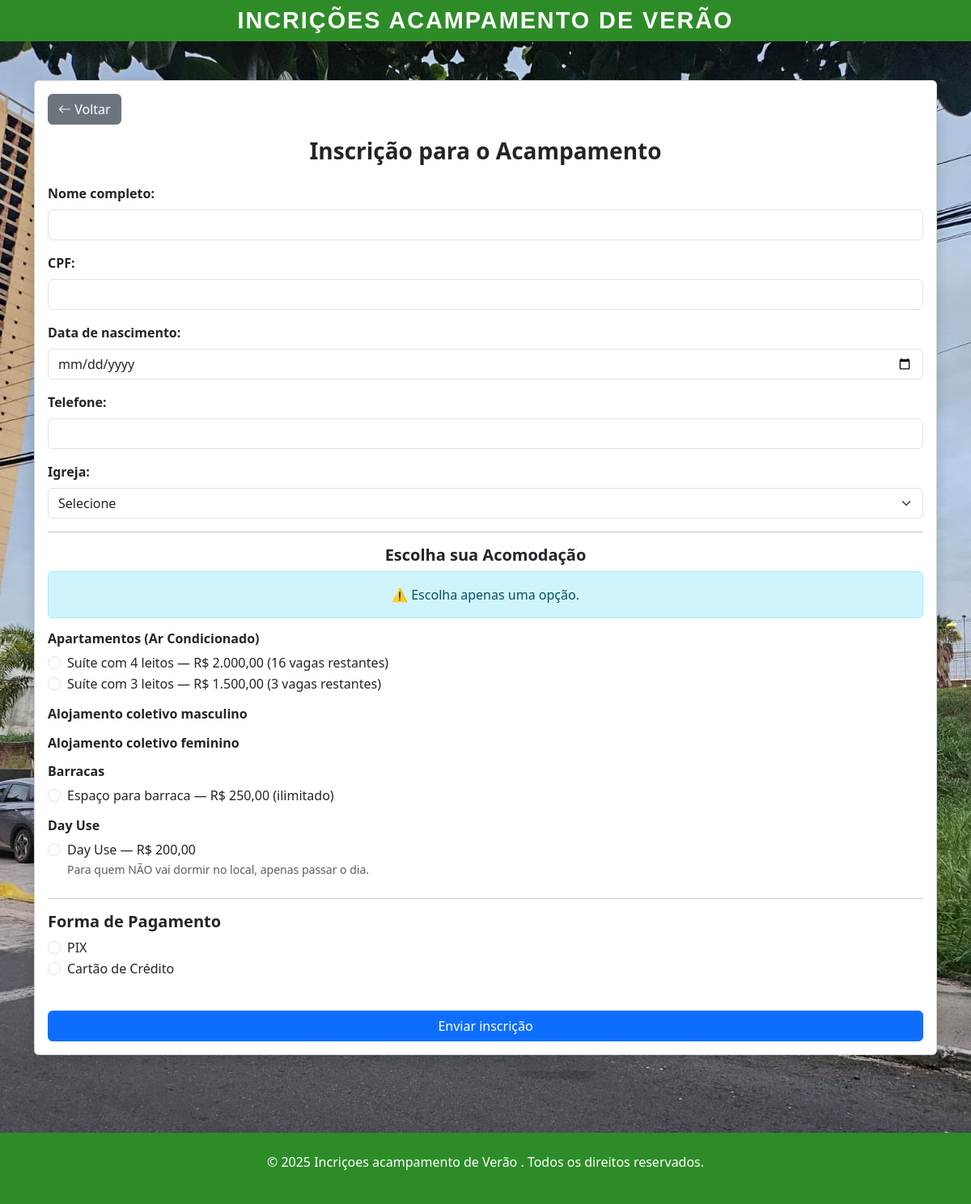
The app's page /conteudo/index.php, older data.
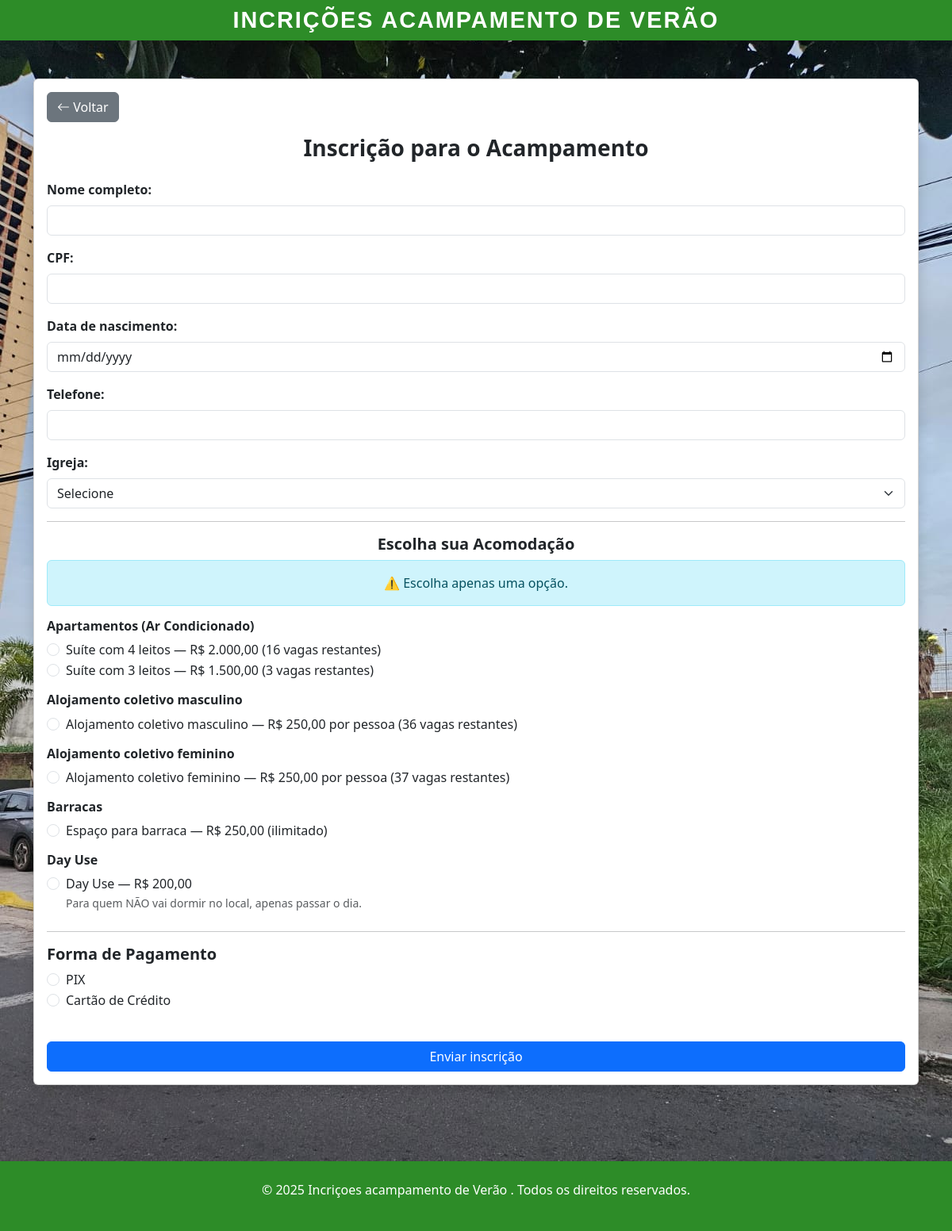
The same page, newer data.
### tables this page shows
CREATE TABLE acomodacoes (
    id INT AUTO_INCREMENT PRIMARY KEY,
    nome VARCHAR(255) NOT NULL,
    limite INT NOT NULL,
    usado INT NOT NULL DEFAULT 0
);

### conteudo/index.php (the view, shortened to what this page needs)
<?php
include '../conexao/conexao.php';
include '../cabecalho/header_acampamento.php';
$acomodacoesRaw = $conexao->query("SELECT * FROM acomodacoes")->fetchAll(PDO::FETCH_ASSOC);
$acomodacoes = [];
foreach ($acomodacoesRaw as $a) {
    $prefixo = $a['nome'];
    $stmt = $conexao->prepare("
        SELECT COUNT(*) FROM inscricoes_acampamento
        WHERE responsavel_id IS NULL
        AND acomodacao LIKE CONCAT(?, '%')
    ");
    $stmt->execute([$prefixo]);
    $usadoReal = $stmt->fetchColumn();
    $a['usado'] = $usadoReal;
    $acomodacoes[$a['nome']] = $a;
}
function vagasRestantes($ac) {
    return max(0, $ac['limite'] - $ac['usado']);
}
$map = [];
foreach ($acomodacoes as $a) {
    $map[$a['nome']] = $a;
}
$sucesso = false;
?>
<link href="https://cdn.jsdelivr.net/npm/bootstrap@5.3.3/dist/css/bootstrap.min.css" rel="stylesheet">
<link href="https://cdn.jsdelivr.net/npm/bootstrap-icons@1.11.3/font/bootstrap-icons.css" rel="stylesheet">
<div class="container mt-5 mb-5">
    <div class="card shadow">
        <div class="card-body">
            <a href="../index.php" class="btn btn-secondary mb-3">
                <i class="bi bi-arrow-left"></i> Voltar
            </a>
            <h3 class="card-title mb-4 text-center fw-bold">Inscrição para o Acampamento</h3>
<?php if (!$sucesso): ?>
<form method="POST">
    <div class="mb-3">
        <label class="form-label fw-semibold">Nome completo:</label>
        <input type="text" name="nome" class="form-control" required>
    </div>
    <div class="mb-3">
        <label class="form-label fw-semibold">CPF:</label>
        <input type="text" name="cpf" id="cpf" class="form-control" maxlength="14" required>
    </div>
    <div class="mb-3">
        <label class="form-label fw-semibold">Data de nascimento:</label>
        <input type="date" name="data_nascimento" class="form-control" required>
    </div>
    <div class="mb-3">
        <label class="form-label fw-semibold">Telefone:</label>
        <input type="text" name="telefone" id="telefone" class="form-control" maxlength="15" required>
    </div>
    <div class="mb-3">
        <label class="form-label fw-semibold">Igreja:</label>
        <select name="igreja" class="form-select" required>
            <option value="">Selecione</option>
        </select>
    </div>
    <hr>
    <h5 class="fw-bold text-center">Escolha sua Acomodação</h5>
    <div class="alert alert-info text-center">⚠️ Escolha apenas uma opção.</div>
    <h6 class="fw-bold mt-3">Apartamentos (Ar Condicionado)</h6>
    <?php if (vagasRestantes($map['Suíte 4 leitos']) > 0): ?>
    <div class="form-check">
        <input class="form-check-input" type="radio" name="acomodacao"
               value="Suíte 4 leitos" required>
        <label class="form-check-label">
            Suíte com 4 leitos — R$ 2.000,00
            (<?= vagasRestantes($map['Suíte 4 leitos']) ?> vagas restantes)
        </label>
    </div>
    <?php endif; ?>
    <?php if (vagasRestantes($map['Suíte 3 leitos']) > 0): ?>
    <div class="form-check">
        <input class="form-check-input" type="radio" name="acomodacao"
               value="Suíte 3 leitos">
        <label class="form-check-label">
            Suíte com 3 leitos — R$ 1.500,00
            (<?= vagasRestantes($map['Suíte 3 leitos']) ?> vagas restantes)
        </label>
    </div>
    <?php endif; ?>
    <h6 class="fw-bold mt-3">Alojamento coletivo masculino</h6>
    <?php if (vagasRestantes($map['Alojamento Coletivo Masculino']) > 0): ?>
    <div class="form-check">
        <input class="form-check-input" type="radio" name="acomodacao"
               value="Alojamento Coletivo Masculino">
        <label class="form-check-label">
            Alojamento coletivo masculino — R$ 250,00 por pessoa
            (<?= vagasRestantes($map['Alojamento Coletivo Masculino']) ?> vagas restantes)
        </label>
    </div>
    <?php endif; ?>
    <h6 class="fw-bold mt-3">Alojamento coletivo feminino</h6>
    <?php if (vagasRestantes($map['Alojamento Coletivo Feminino']) > 0): ?>
    <div class="form-check">
        <input class="form-check-input" type="radio" name="acomodacao"
               value="Alojamento Coletivo Feminino">
        <label class="form-check-label">
            Alojamento coletivo feminino — R$ 250,00 por pessoa
            (<?= vagasRestantes($map['Alojamento Coletivo Feminino']) ?> vagas restantes)
        </label>
    </div>
    <?php endif; ?>
    <h6 class="fw-bold mt-3">Barracas</h6>
    <div class="form-check">
        <input class="form-check-input" type="radio" name="acomodacao" value="Barraca">
        <label class="form-check-label">
            Espaço para barraca — R$ 250,00 (ilimitado)
        </label>
    </div>
    <h6 class="fw-bold mt-3">Day Use</h6>
    <div class="form-check mb-4">
        <input class="form-check-input" type="radio" name="acomodacao" value="Day Use">
        <label class="form-check-label">
            Day Use — R$ 200,00
            <br><small class="text-muted">
                Para quem NÃO vai dormir no local, apenas passar o dia.
            </small>
        </label>
    </div>
    <hr>
    <h5 class="fw-bold mt-3">Forma de Pagamento</h5>
    <div class="form-check">
        <input class="form-check-input" type="radio" name="forma_pagamento" value="PIX" required>
        <label class="form-check-label">PIX</label>
    </div>
    <div class="form-check mb-4">
        <input class="form-check-input" type="radio" name="forma_pagamento" value="Cartão de Crédito">
        <label class="form-check-label">Cartão de Crédito</label>
    </div>
    <button type="submit" class="btn btn-primary w-100 mt-3">
        Enviar inscrição
    </button>
</form>
<?php endif; ?>
        </div>
    </div>
</div>
<?php include '../cabecalho/footer_acampamento.php'; ?>

### cabecalho/header_acampamento.php (shortened to what this page needs)
<!DOCTYPE html>
<html lang="pt-br">
<head>
    <link rel="stylesheet" href="../assets/css/bootstrap.min.css">
    <link rel="stylesheet" href="https://cdn.jsdelivr.net/npm/bootstrap-icons/font/bootstrap-icons.css">
</head>
<body class="d-flex flex-column" style="min-height: 100vh;">
<header class="bg-parque-jovem text-white py-2">
    <div class="container">
        <div class="d-flex justify-content-between align-items-center">
            <h1 class="brand-title text-center flex-grow-1 m-0">Incrições Acampamento De Verão </h1>
        </div>
    </div>
</header>
</body>
</html>

### cabecalho/footer_acampamento.php (shortened to what this page needs)
<link rel="stylesheet" href="https://cdn.jsdelivr.net/npm/bootstrap-icons/font/bootstrap-icons.css">
<footer class="bg-parque-jovem text-white py-4 mt-auto">
    <div class="container text-center">
        <p>&copy; <?php echo date('Y'); ?> Incriçoes acampamento de Verão . Todos os direitos reservados.</p>
    </div>
</footer>

### cabecalho/header_acampamento.php (style rules this page uses)
.brand-title { font-family: 'Poppins', sans-serif; font-size: 1.8rem; font-weight: bold; text-transform: uppercase; letter-spacing: 2px; }
.bg-parque-jovem { background-color: #2D8C28; }

### conteudo/index.php (style rules this page uses)
body { background-image: url('../assets/images/image.jpg'); background-size: cover; background-position: center; background-attachment: fixed; }

### cabecalho/footer_acampamento.php (style rules this page uses)
.bg-parque-jovem { background-color: #2D8C28; }

Row changes from the older to the newer data that the page shows:
added acomodacoes: limite "36"
added acomodacoes: limite "37"
Text that changed along with them:
form field acomodacao: (not shown) → "☐"
text now shown: "Alojamento coletivo masculino — R$ 250,00 por pessoa ( vagas restantes) Alojamento coletivo feminino — R$ 250,00 por pessoa ( vagas restantes)"
